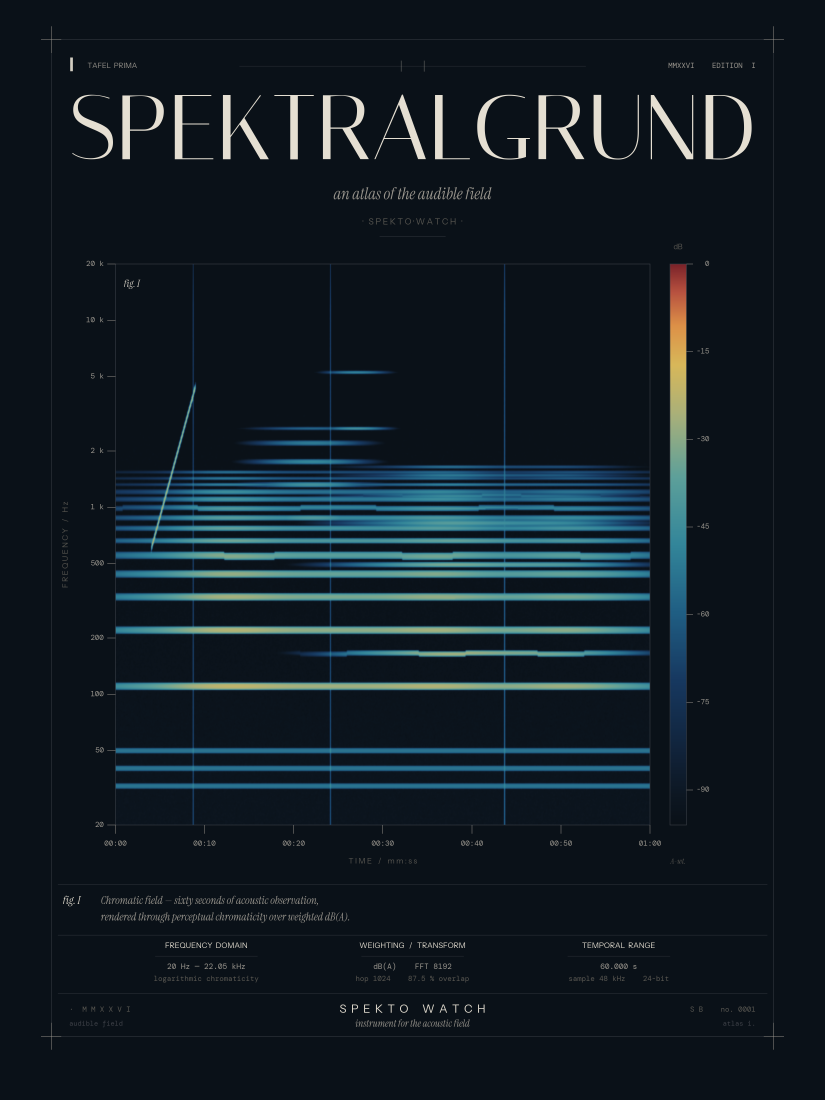
#> input picture design/spektowatch_plate_I.png, 3300 x 4400 px (shown at 1/4 size); its folder holds only this picture in this run
$ python -i render_plate_II.py   (imports and definitions only)
#> lines starting #> are read from the running program, lines starting #| are printed output that depends on the picture
#!/usr/bin/env python3
"""
SPEKTRALGRUND — Plate II
Liquid Glass interpretation of the SpektoWatch identity.

The Spektralgrund philosophy survives the medium: chromatic restraint,
calibrated typography, the architecture of frequency × time. But the
matter changes — opaque ink becomes refractive crystal. Glass holds
light the way the noise floor holds silence: as a ground for signal.

Output:  spektowatch_plate_II.pdf
         spektowatch_plate_II.png
"""
from __future__ import annotations
import os
import glob
import math
import numpy as np
from PIL import (
    Image, ImageDraw, ImageFilter, ImageFont, ImageChops, ImageEnhance
)
from scipy.ndimage import gaussian_filter

# ─── canvas ─────────────────────────────────────────────────────────────────
W, H = 1800, 2400  # 3:4 portrait, matches Plate I

# ─── fonts ──────────────────────────────────────────────────────────────────
FONT_DIR = "/sessions/bold-beautiful-bardeen/mnt/.claude/skills/canvas-design/canvas-fonts"

def font(name: str, size: int) -> ImageFont.FreeTypeFont:
    path = os.path.join(FONT_DIR, name)
    return ImageFont.truetype(path, size)

# ─── palette (echoing Plate I) ──────────────────────────────────────────────
PAPER       = (10, 17, 24)       # deep midnight ground
INK         = (229, 223, 210)    # pale calibration bone
INK_DIM     = (154, 150, 142)
INK_FAINT   = (110, 108, 102)
INK_GHOST   = (62, 65, 72)
RULE        = (90, 96, 105)
ACCENT_WARM = (220, 145, 72)
ACCENT_COOL = (95, 192, 198)
RECORD_RED  = (208, 76, 78)

SPEKTRAL_STOPS = [
    (0.000, (10, 17, 24)),
    (0.060, (13, 23, 34)),
    (0.140, (17, 35, 58)),
    (0.260, (23, 57, 97)),
    (0.380, (32, 95, 132)),
    (0.500, (51, 134, 154)),
    (0.620, (93, 160, 154)),
    (0.730, (168, 176, 122)),
    (0.820, (216, 184, 90)),
    (0.890, (221, 145, 72)),
    (0.950, (184, 82, 64)),
    (1.000, (122, 34, 41)),
]

# [245 lines left out: functions cmap_lookup, make_background, synth_spectrogram, render_spectrogram, liquid_glass_card, round_button, not called in this run]


def text_anchor(draw, xy, text, font, fill, anchor="lt"):
    draw.text(xy, text, font=font, fill=fill, anchor=anchor)


# ─── iPhone mockup ──────────────────────────────────────────────────────────
# [255 lines left out: functions build_iphone_panel, overlay_iphone_glass_panels, build_iphone, not called in this run]


# ─── Apple Watch mockup ─────────────────────────────────────────────────────
def build_watch(spec_img: Image.Image) -> Image.Image:
    """Compose Apple Watch with screen content."""
    SW, SH = 380, 460
    # watch body
    body = Image.new("RGBA", (SW, SH), (0, 0, 0, 0))
    bd = ImageDraw.Draw(body)
    # outer body
    bd.rounded_rectangle((0, 0, SW, SH), radius=84, fill=(20, 22, 28, 255))
    bd.rounded_rectangle((1, 1, SW - 1, SH - 1), radius=83,
                         outline=(120, 130, 142, 220), width=2)
    # screen area
    SCR_PAD = 22
    scr_w = SW - 2 * SCR_PAD
    scr_h = SH - 2 * SCR_PAD
    bd.rounded_rectangle((SCR_PAD - 4, SCR_PAD - 4,
                          SW - SCR_PAD + 4, SH - SCR_PAD + 4),
                         radius=66, fill=(0, 0, 0, 255))

    # screen content
    screen = Image.new("RGBA", (scr_w, scr_h), (8, 12, 18, 255))
    # mini spectrogram in background — softly visible
    mini_spec = spec_img.resize((scr_w, scr_h), Image.Resampling.LANCZOS)
    mini_spec = mini_spec.filter(ImageFilter.GaussianBlur(2.5))
    # darken
    enh = ImageEnhance.Brightness(mini_spec)
    mini_spec = enh.enhance(0.55).convert("RGBA")
    # round mask
    sm = Image.new("L", (scr_w, scr_h), 0)
    ImageDraw.Draw(sm).rounded_rectangle((0, 0, scr_w, scr_h), radius=58, fill=255)
    screen.paste(mini_spec, (0, 0), sm)

    # Dark gradient overlay (so the number is readable)
    grad = Image.new("RGBA", (scr_w, scr_h), (0, 0, 0, 0))
    gd = ImageDraw.Draw(grad)
    for i in range(scr_h):
        a = int(150 * (1 - abs(i - scr_h / 2) / (scr_h / 2)) ** 1.4)
        gd.line([(0, i), (scr_w, i)], fill=(8, 14, 22, a))
    screen.alpha_composite(grad)

    sd = ImageDraw.Draw(screen)
    # top tiny label
    f_w_label = font("InstrumentSans-Bold.ttf", 17)
    sd.text((scr_w // 2, 24), "L A F   /   d B (A)",
            font=f_w_label, fill=INK_DIM + (240,), anchor="mt")
    # huge number
    f_w_huge = font("Italiana-Regular.ttf", 138)
    sd.text((scr_w // 2, scr_h // 2 + 22), "82",
            font=f_w_huge, fill=INK + (255,), anchor="mm")
    # decimal
    f_w_dec = font("Italiana-Regular.ttf", 56)
    sd.text((scr_w // 2 + 92, scr_h // 2 + 8), ".4",
            font=f_w_dec, fill=INK_DIM + (240,), anchor="lm")
    # bottom small reading (peak)
    f_w_mini = font("DMMono-Regular.ttf", 16)
    sd.text((scr_w // 2, scr_h - 50), "peak  94.1   ·   live",
            font=f_w_mini, fill=INK_DIM + (220,), anchor="mt")

    # Liquid glass mini card around the number
    liquid_glass_card(screen,
                      x=int(scr_w * 0.10), y=int(scr_h * 0.30),
                      w=int(scr_w * 0.80), h=int(scr_h * 0.45),
                      radius=42, blur=18,
                      tint=(255, 255, 255, 14),
                      edge_alpha=80, inner_glow=40,
                      drop_shadow=False)
    # restate the number on top of the glass
    sd = ImageDraw.Draw(screen)
    sd.text((scr_w // 2, scr_h // 2 + 22), "82",
            font=f_w_huge, fill=INK + (255,), anchor="mm")
    sd.text((scr_w // 2 + 92, scr_h // 2 + 8), ".4",
            font=f_w_dec, fill=INK_DIM + (240,), anchor="lm")

    body.paste(screen, (SCR_PAD, SCR_PAD), sm)

    # Crown
    bd = ImageDraw.Draw(body)
    bd.rounded_rectangle((SW - 4, SH // 2 - 28, SW + 12, SH // 2 + 28),
                         radius=4, fill=(95, 100, 108, 255))
    # crown center detail
    bd.line((SW + 2, SH // 2 - 22, SW + 2, SH // 2 + 22),
            fill=(160, 170, 180, 240), width=1)
    # side button
    bd.rounded_rectangle((SW - 2, SH // 2 + 50, SW + 6, SH // 2 + 110),
                         radius=2, fill=(60, 65, 72, 255))

    # tiny strap hints — top and bottom
    bd.rectangle((40, -10, SW - 40, 0), fill=(30, 32, 40, 255))
    bd.rectangle((40, SH, SW - 40, SH + 10), fill=(30, 32, 40, 255))

    return body


# ─── compose master canvas ──────────────────────────────────────────────────
# [139 lines left out: function compose, not called in this run]


# [7 lines not run here, left out]

>>> import cv2
>>> picture = cv2.imread('spektowatch_plate_I.png', cv2.IMREAD_GRAYSCALE)
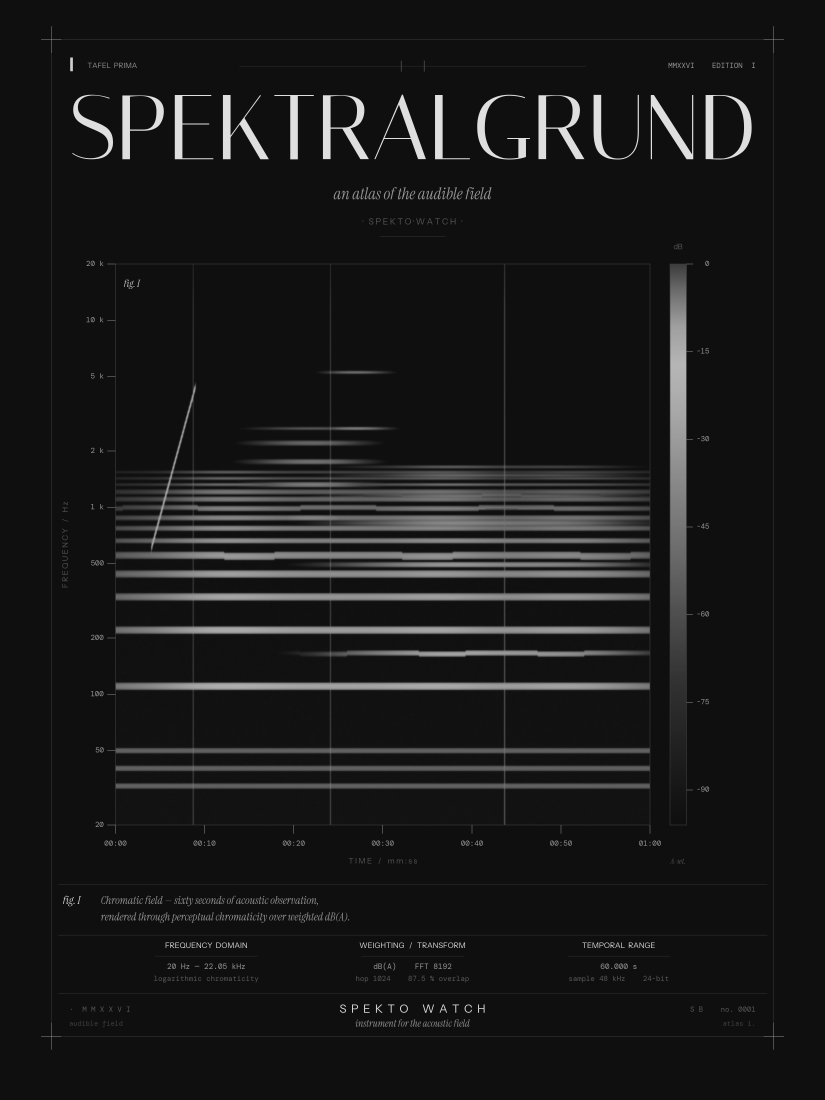
#> picture: shape (4400, 3300) (shown at 1/4 size); min 14, max 223, mean 25
>>> result = build_watch(picture)
#> in build_watch, `body = Image.new("RGBA", (SW, SH), (0, 0, 0, 0))`: body: PIL image 380x460 RGBA; every value is 0
#> in build_watch, `screen = Image.new("RGBA", (scr_w, scr_h), (8, 12, 18, 255))`:
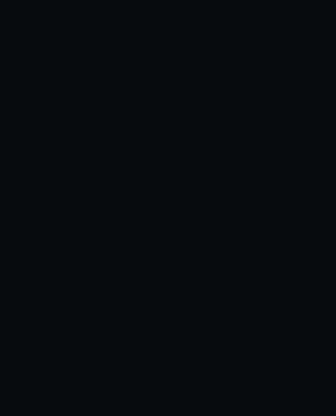
#> screen: PIL image 336x416 RGBA; mean R, G, B, A 8, 12, 18, 255
#> (the run stopped early here; a loop or call above may not have finished)
